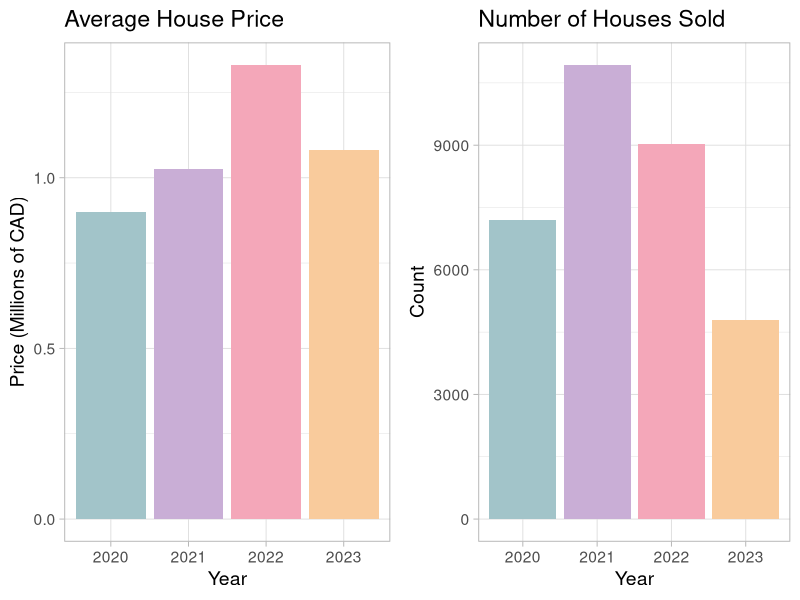

The R source for this figure:
## ---- chunk 1
library(ggplot2)
library(gridExtra)
## ---- chunk 2
data <- data.frame(
  Year = c(2020, 2021, 2022, 2023),
  Average_Price = c(900000, 1025000, 1330000, 1080000),
  Number_of_Houses_Sold = c(7193, 10929, 9028, 4783)
)
## ---- chunk 3
data$Average_Price <- data$Average_Price / 1e6
## ---- chunk 4
custom_colors <- c(
  "2020" = "#A2C4C9",  
  "2021" = "#C9AED6", 
  "2022" = "#F4A7B9", 
  "2023" = "#F9CB9C"  
)
## ---- chunk 5
p1 <- ggplot(data, aes(x = factor(Year), y = Average_Price, fill = factor(Year))) +
  geom_bar(stat = "identity") + 
  scale_fill_manual(values = custom_colors) +
  ggtitle("Average House Price") +
  xlab("Year") +
  ylab("Price (Millions of CAD)") +
  theme_light(base_size = 14) +
  theme(legend.position = "none")
## ---- chunk 6
p2 <- ggplot(data, aes(x = factor(Year), y = Number_of_Houses_Sold, fill = factor(Year))) +
  geom_bar(stat = "identity") +
  scale_fill_manual(values = custom_colors) +
  ggtitle("Number of Houses Sold") +
  xlab("Year") +
  ylab("Count") +
  theme_light(base_size = 14) +
  theme(legend.position = "none")

## ---- chunk 7
grid.arrange(p1, p2, ncol = 2)
